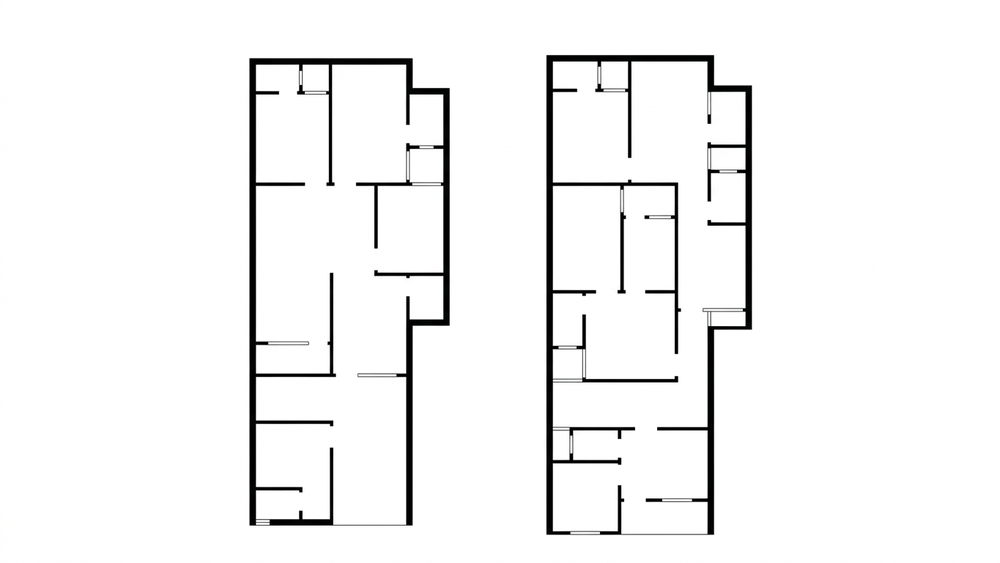
#> input picture images/2floor.png, 1000 x 563 px, shrunk from 1365 x 768 before the run, found by its file name
$ python split-page.py
#> lines starting #> are read from the running program, lines starting #| are printed output that depends on the picture; after the words box and inside, x2 and y2 are one past the last pixel; in counts of white or black regions, pixels touching at a corner belong together
"""
floor_plan_splitter.py
──────────────────────
Splits a floor plan image containing 2 or 3 side-by-side plans into
individual images, each cropped tightly to its content and then padded
with equal margins on all 4 sides.

Works on any image where:
  - Background is near-white  (R,G,B all > 200)
  - Plans are separated by vertical white/empty gaps

Usage:
    python floor_plan_splitter.py

Change INPUT_IMAGE and MARGIN_PX below as needed.
"""

from PIL import Image
import numpy as np
import os

# ============================================================
#  CONFIGURATION
# ============================================================
INPUT_IMAGE   = "/home/logicrays/Desktop/botpress/files/images/2floor.png"      # Input file path
OUTPUT_FOLDER = "/home/logicrays/Desktop/botpress/files/images/split_plans"     # Output folder (created if missing)
MARGIN_PX     = 40                # Equal margin (px) added to all 4 sides
OUTPUT_PREFIX = "floor_plan"      # Output filename prefix
OUTPUT_FORMAT = "PNG"             # PNG or JPG

# Background detection threshold — pixels brighter than this are background
BG_THRESHOLD  = 200
# ============================================================


def find_dark_mask(arr, threshold=BG_THRESHOLD):
    """Returns bool mask of 'content' (non-background) pixels."""
    return ~np.all(arr > threshold, axis=2)


def find_column_gaps(dark_mask, rmin, rmax):
    """
    Finds contiguous groups of all-empty columns (no dark pixels)
    within the vertical range rmin:rmax+1.
    Returns list of (gap_start_col, gap_end_col).
    """
    region = dark_mask[rmin:rmax+1, :]
    col_has_dark = region.any(axis=0)   # True where column has content
    gaps = []
    in_gap = False
    g_start = 0
    for c, has in enumerate(col_has_dark):
        if not has and not in_gap:
            in_gap = True
            g_start = c
        elif has and in_gap:
            in_gap = False
            gaps.append((g_start, c - 1))
    if in_gap:
        gaps.append((g_start, len(col_has_dark) - 1))
    return gaps


def crop_to_content(arr, dark_mask):
    """Return tight bounding box (rmin,rmax,cmin,cmax) of dark content."""
    rows = dark_mask.any(axis=1)
    cols = dark_mask.any(axis=0)
    rmin, rmax = np.where(rows)[0][[0, -1]]
    cmin, cmax = np.where(cols)[0][[0, -1]]
    return int(rmin), int(rmax), int(cmin), int(cmax)


def split_plans(input_path, output_folder, margin_px):
#> called with margin_px = 40
    img = Image.open(input_path).convert("RGB")
    arr = np.array(img)
    W, H = img.size

    dark = find_dark_mask(arr)
#> in find_dark_mask, `return ~np.all(arr > threshold, axis=2)`:
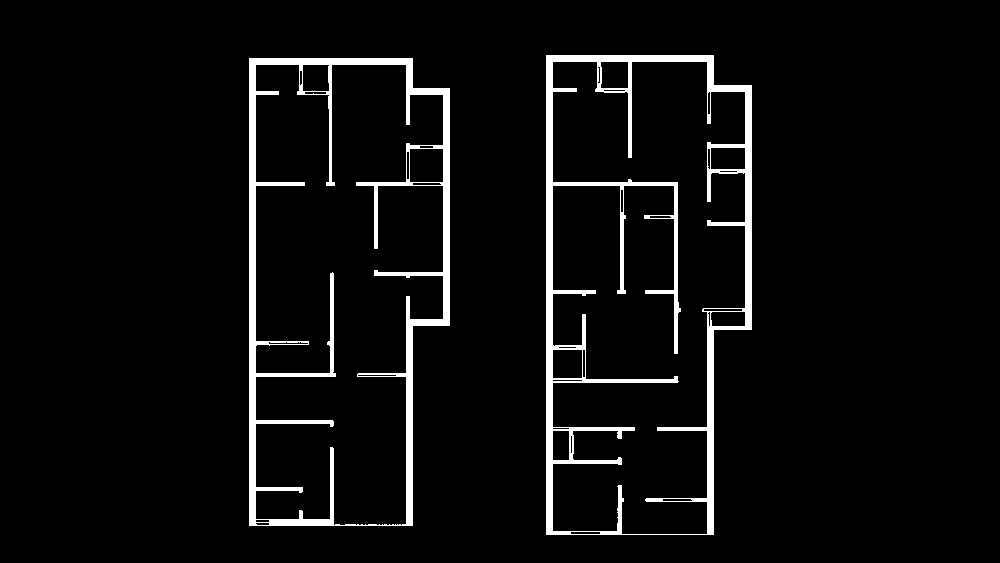
#> returned value: shape (563, 1000) bool; 4.8% white; 2 white regions, box (x1, y1, x2, y2) and area: (546, 55, 752, 535) 14294, (249, 58, 450, 526) 12758

    # Overall content bbox
    rmin, rmax, cmin, cmax = crop_to_content(arr, dark)
#> in crop_to_content, `rmin, rmax = np.where(rows)[0][[0, -1]]`: rmin = 55; rmax = 534
#> in crop_to_content, `cmin, cmax = np.where(cols)[0][[0, -1]]`: cmin = 249; cmax = 751
#> rmin = 55; rmax = 534; cmin = 249; cmax = 751
    print(f"Image size     : {W} x {H} px")
#| Image size     : 1000 x 563 px
    print(f"Content bbox   : rows {rmin}–{rmax}, cols {cmin}–{cmax}")
#| Content bbox   : rows 55–534, cols 249–751

    # Find vertical gaps between plans (only in the content column range)
    all_gaps = find_column_gaps(dark, rmin, rmax)
#> in find_column_gaps, `region = dark_mask[rmin:rmax+1, :]`:
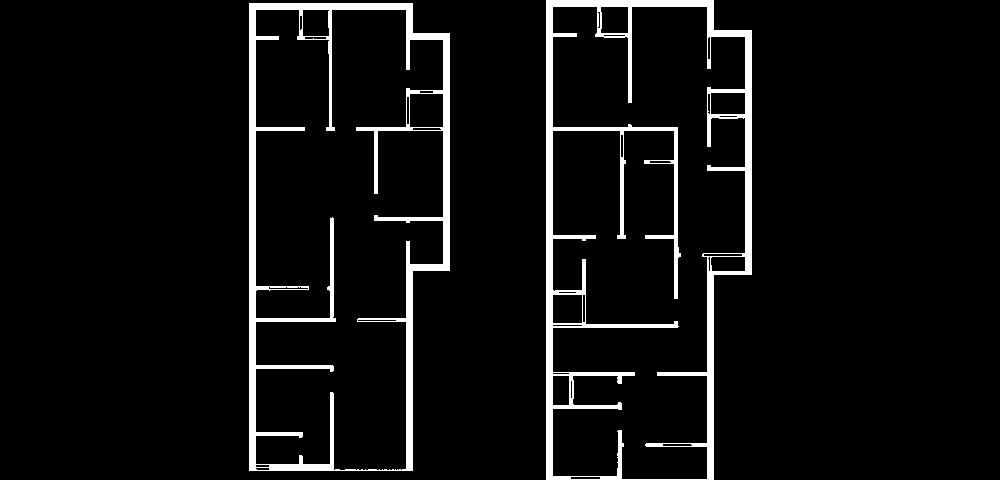
#> region: shape (480, 1000) bool; 5.6% white; 2 white regions, box (x1, y1, x2, y2) and area: (546, 0, 752, 480) 14294, (249, 3, 450, 471) 12758
#> the loop in find_column_gaps, `for c, has in enumerate(col_has_dark):` made 1000 passes
#> in_gap on passes 1, 250, 451, 547, 753: True, False, True, False, True
#> after the loop in find_column_gaps, `for c, has in enumerate(col_has_dark):`: g_start = 752; gaps = [(0, 248), (450, 545)]; in_gap = True
#> all_gaps = [(0, 248), (450, 545), (752, 999)]

    # Filter: keep only gaps that are (a) inside the content zone and
    # (b) wide enough to be real separators (> 5% of content width)
    content_w = cmax - cmin
#> content_w = 502
    min_gap_w = max(10, content_w * 0.04)
#> min_gap_w = 20.08
    separators = [
        g for g in all_gaps
        if g[1] > cmin and g[0] < cmax and (g[1] - g[0]) >= min_gap_w
    ]
#> separators = [(450, 545)]

    print(f"Detected gaps  : {separators}")
#| Detected gaps  : [(450, 545)]

    # Build column slices for each plan
    plan_col_ranges = []
    prev = cmin
#> prev = 249
    for g_start, g_end in separators:
        plan_col_ranges.append((prev, g_start - 1))
        prev = g_end + 1
#> this loop made 1 pass
#> (g_start, g_end, prev) on pass 1: (450, 545, 546)
#> after the loop, plan_col_ranges = [(249, 449)]
    plan_col_ranges.append((prev, cmax))

    print(f"Plans found    : {len(plan_col_ranges)}")
#| Plans found    : 2

    os.makedirs(output_folder, exist_ok=True)
    saved = []

    # ── For equal-margin sizing we find the LARGEST plan dims ────────────
    # Crop each plan tightly, then pad all to (max_w + 2*margin, max_h + 2*margin)
    crops = []
    for i, (c0, c1) in enumerate(plan_col_ranges):
        # Crop to plan column range, then find tight row bounds for this plan
        plan_mask = dark[:, c0:c1+1]
        plan_rows = plan_mask.any(axis=1)
        if not plan_rows.any():
            print(f"  Plan {i+1}: no content found, skipping.")
            continue
        pr_min = int(np.where(plan_rows)[0][0])
        pr_max = int(np.where(plan_rows)[0][-1])

        # Tight crop of this plan from the original image
        tight = arr[pr_min:pr_max+1, c0:c1+1]
        crops.append({
            "index": i + 1,
            "array": tight,
            "h": pr_max - pr_min + 1,
            "w": c1 - c0 + 1,
        })
        print(f"  Plan {i+1}: cols {c0}–{c1}, rows {pr_min}–{pr_max}  "
              f"→ tight size {c1-c0+1} x {pr_max-pr_min+1} px")
#> this loop made 2 passes
#> (c0, c1, pr_min, pr_max) on passes 1 to 2: (249, 449, 58, 525), (546, 751, 55, 534)
#> (printed output is left out)
#> pass 1, in split_plans, `plan_mask = dark[:, c0:c1+1]`:
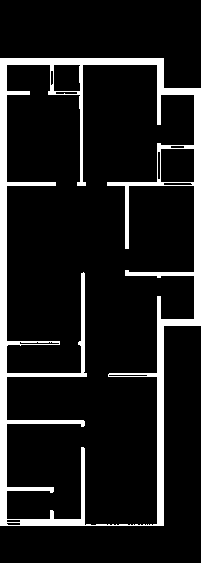
#> plan_mask: shape (563, 201) bool; 11.3% white; 1 white region, box (x1, y1, x2, y2) and area: (0, 58, 201, 526) 12758
#> pass 1, in split_plans, `tight = arr[pr_min:pr_max+1, c0:c1+1]`:
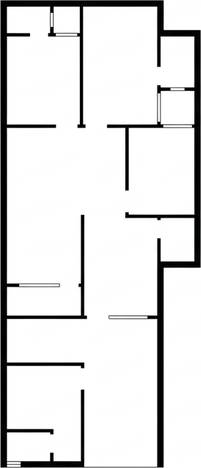
#> tight: shape (468, 201, 3); mean R, G, B 224.6, 224.7, 224.6
#> pass 2, in split_plans, `tight = arr[pr_min:pr_max+1, c0:c1+1]`:
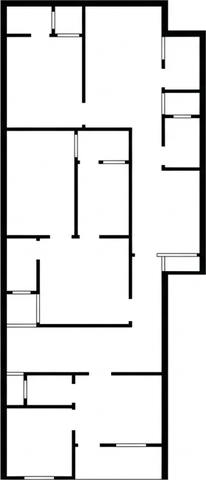
#> tight: shape (480, 206, 3); mean R, G, B 223.4, 223.5, 223.5
#> after the loop, crops = 2 items

    if not crops:
        print("No plans found! Check BG_THRESHOLD or input image.")
        return

    max_w = max(c["w"] for c in crops)
#> max_w = 206
    max_h = max(c["h"] for c in crops)
#> max_h = 480
    out_w = max_w + 2 * margin_px
#> out_w = 286
    out_h = max_h + 2 * margin_px
#> out_h = 560

    print(f"\nOutput canvas  : {out_w} x {out_h} px  (margin={margin_px}px each side)")
#| Output canvas  : 286 x 560 px  (margin=40px each side)

    for crop in crops:
        canvas = np.full((out_h, out_w, 3), 255, dtype=np.uint8)

        # Centre the plan on the canvas
        offset_y = (out_h - crop["h"]) // 2
        offset_x = (out_w - crop["w"]) // 2

        canvas[offset_y:offset_y+crop["h"],
               offset_x:offset_x+crop["w"]] = crop["array"]

        out_img  = Image.fromarray(canvas)
        out_name = f"{OUTPUT_PREFIX}_{crop['index']}.{OUTPUT_FORMAT.lower()}"
        out_path = os.path.join(output_folder, out_name)
        out_img.save(out_path, OUTPUT_FORMAT)
        saved.append(out_path)
        print(f"  Saved → {out_path}")
#> this loop made 2 passes
#> (offset_y, offset_x, out_name) on passes 1 to 2: (46, 42, 'floor_plan_1.png'), (40, 40, 'floor_plan_2.png')
#> (printed output is left out)
#> pass 1, in split_plans, `out_img  = Image.fromarray(canvas)`:
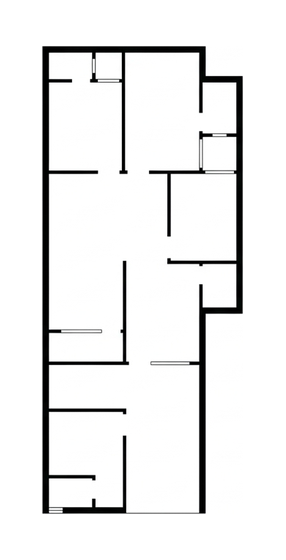
#> out_img: PIL image 286x560 RGB; mean R, G, B 237.1, 237.2, 237.2
#> pass 2, in split_plans, `out_img  = Image.fromarray(canvas)`:
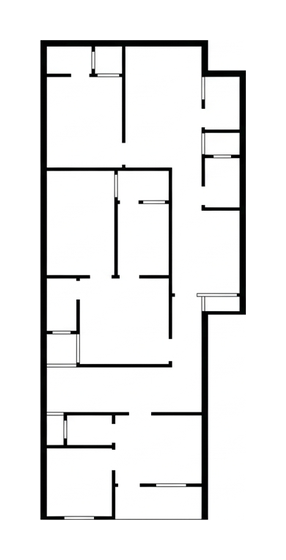
#> out_img: PIL image 286x560 RGB; mean R, G, B 235.5, 235.6, 235.5
#> after the loop, saved = 2 items

    print(f"\nDone! {len(saved)} plans saved to '{output_folder}/'")
#| Done! 2 plans saved to '/home/logicrays/Desktop/botpress/files/images/split_plans/'
    return saved


if __name__ == "__main__":
    split_plans(INPUT_IMAGE, OUTPUT_FOLDER, MARGIN_PX)

$ run again, with images/12feb-blk.png copied over images/2floor.png
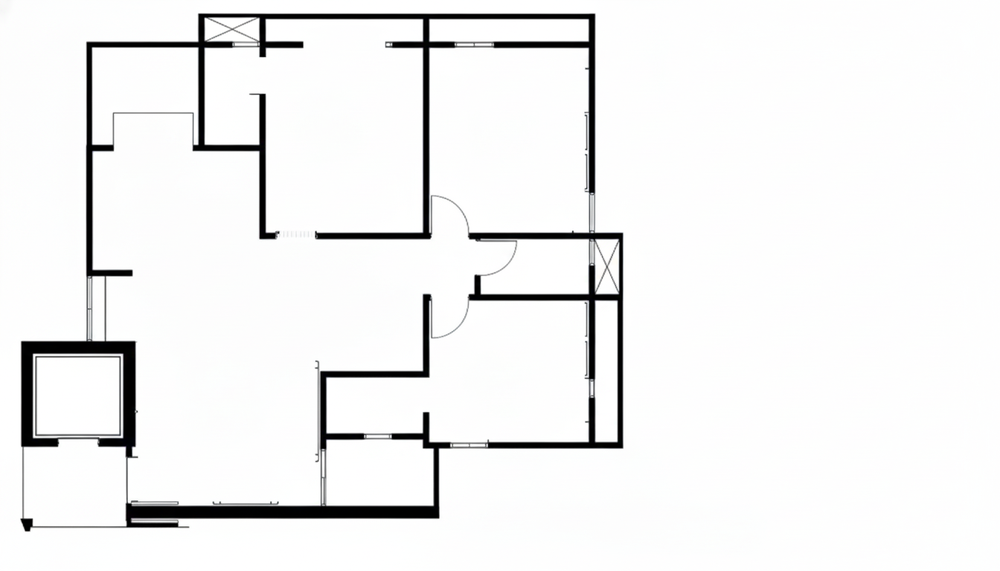
#> input picture images/12feb-blk.png, 1000 x 571 px, shrunk from 1344 x 768 before the run, found by its file name
#> in find_dark_mask, `return ~np.all(arr > threshold, axis=2)`:
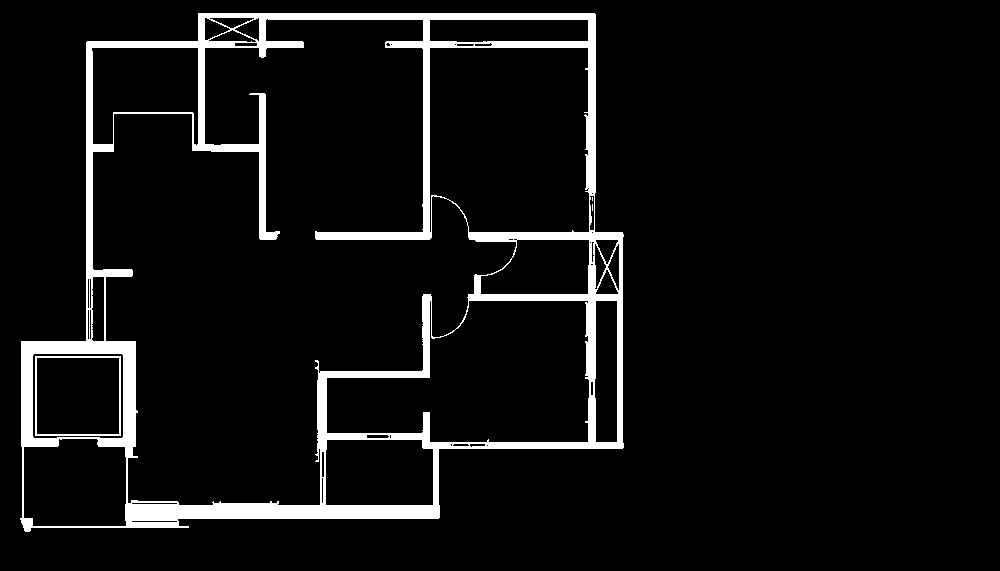
#> returned value: shape (571, 1000) bool; 6.4% white; 4 white regions (2 under 20 px), largest, box (x1, y1, x2, y2) and area: (20, 13, 624, 532) 35883, (35, 356, 121, 436) 648
#> in crop_to_content, `rmin, rmax = np.where(rows)[0][[0, -1]]`: rmin = 13; rmax = 531
#> in crop_to_content, `cmin, cmax = np.where(cols)[0][[0, -1]]`: cmin = 20; cmax = 623
#> in split_plans, `rmin, rmax, cmin, cmax = crop_to_content(arr, dark)`: rmin = 13; rmax = 531; cmin = 20; cmax = 623
#| Image size     : 1000 x 571 px
#| Content bbox   : rows 13–531, cols 20–623
#> region: shape (519, 1000) bool; 7% white; 4 white regions (2 under 20 px), largest, box (x1, y1, x2, y2) and area: (20, 0, 624, 519) 35883, (35, 343, 121, 423) 648
#> the loop in find_column_gaps, `for c, has in enumerate(col_has_dark):` made 1000 passes
#> (has, in_gap, g_start) on pass 1: (False, True, 0)
#> after the loop in find_column_gaps, `for c, has in enumerate(col_has_dark):`: g_start = 624; gaps = [(0, 19)]; in_gap = True
#> all_gaps = [(0, 19), (624, 999)]
#> content_w = 603
#> min_gap_w = 24.12
#> separators = []
#| Detected gaps  : []
#> prev = 20
#> after the loop in split_plans, `for g_start, g_end in separators:`: plan_col_ranges = []
#| Plans found    : 1
#> the loop in split_plans, `for i, (c0, c1) in enumerate(plan_col_ranges):` made 1 pass
#> (c0, c1, pr_min, pr_max) on pass 1: (20, 623, 13, 531)
#> (printed output is left out)
#> after the loop in split_plans, `for i, (c0, c1) in enumerate(plan_col_ranges):`: crops = 1 item
#> max_w = 604
#> max_h = 519
#> out_w = 684
#> out_h = 599
#| Output canvas  : 684 x 599 px  (margin=40px each side)
#> the loop in split_plans, `for crop in crops:` made 1 pass
#> (offset_y, offset_x, out_name) on pass 1: (40, 40, 'floor_plan_1.png')
#> (printed output is left out)
#> pass 1, in split_plans, `out_img  = Image.fromarray(canvas)`:
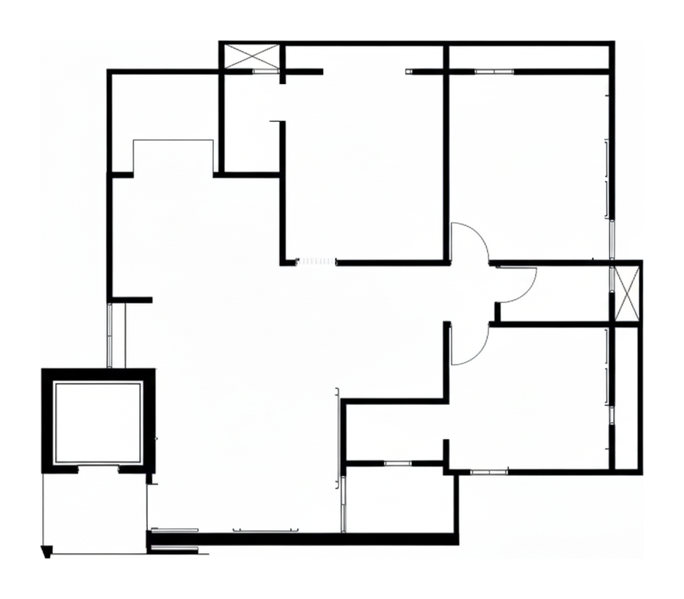
#> out_img: PIL image 684x599 RGB; mean R, G, B 235.7, 235.8, 235.9
#> after the loop in split_plans, `for crop in crops:`: saved = 1 item
#| Done! 1 plans saved to '/home/logicrays/Desktop/botpress/files/images/split_plans/'
